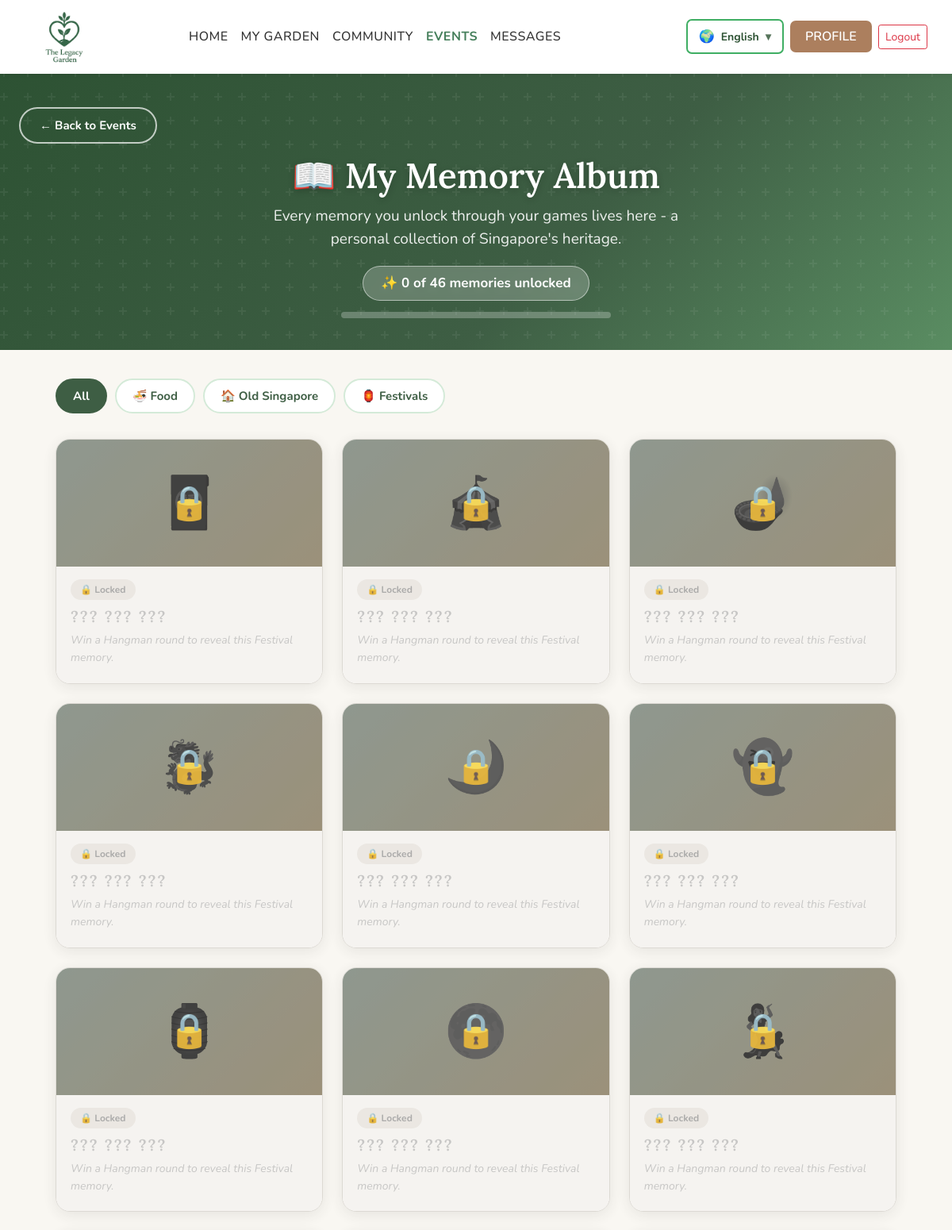
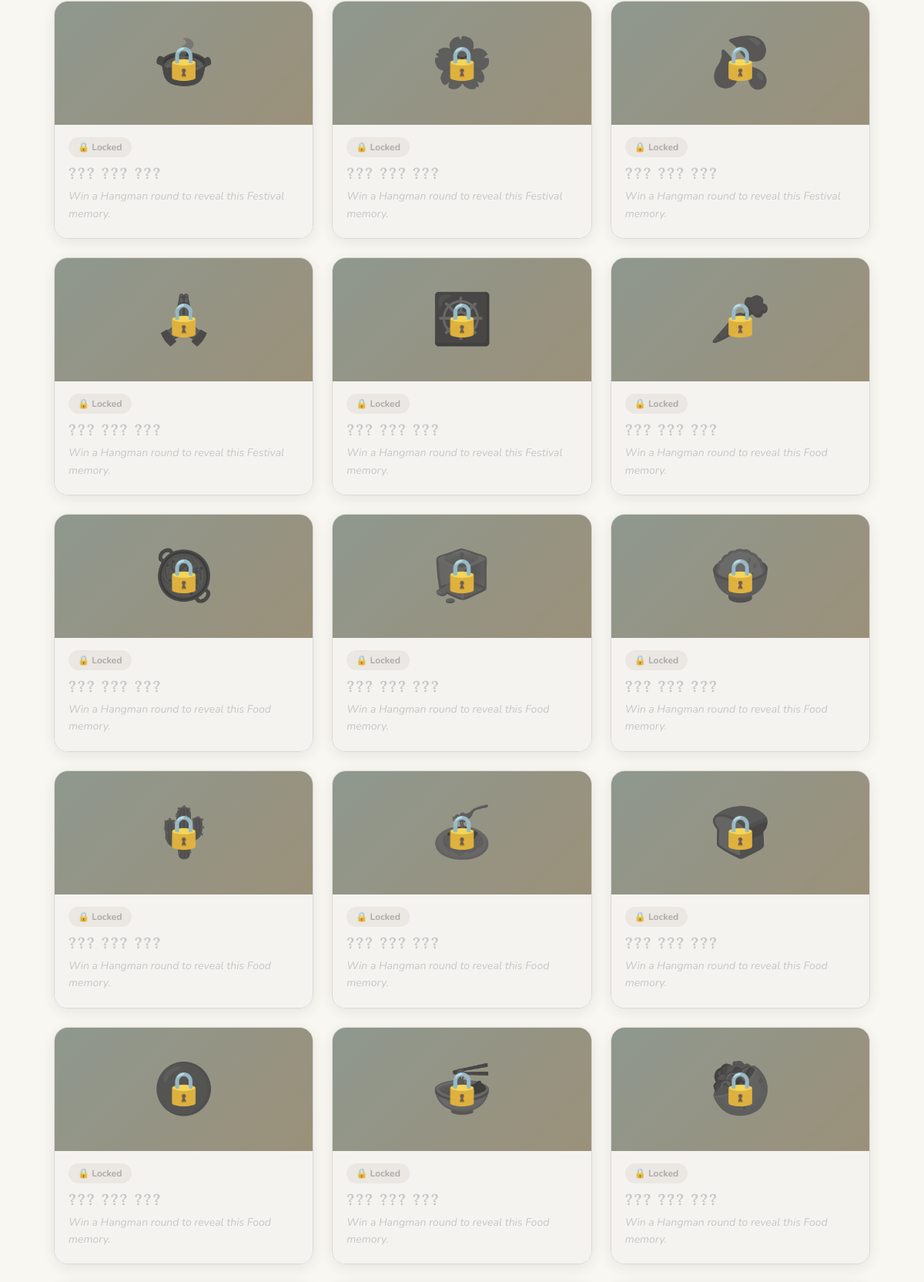
The app's page /memory_album (signed in, upper part) with its own data (2 pictures, top to bottom).
### tables this page shows
CREATE TABLE memory_cards (
                    id          INTEGER PRIMARY KEY AUTOINCREMENT,
                    memory_key  TEXT UNIQUE,
                    title       TEXT,
                    category    TEXT,
                    description TEXT,
                    emoji       TEXT
                , image_path TEXT);

### __init__.py (the view)
@app.route("/memory_album")
def memory_album():
    if "user_id" not in session:
        return redirect(url_for("login"))
    user_id = session["user_id"]
    conn = db_helper.get_connection()
    try:
        rows = conn.execute("""
            SELECT mc.memory_key, mc.title, mc.category, mc.description, mc.emoji,
                   mc.image_path,
                   umu.unlocked_at,
                   CASE WHEN umu.user_id IS NULL THEN 1 ELSE 0 END AS locked
            FROM memory_cards mc
            LEFT JOIN user_memory_unlocks umu
                ON mc.memory_key = umu.memory_key AND umu.user_id = ?
            ORDER BY locked ASC, umu.unlocked_at DESC, mc.category, mc.title
        """, (user_id,)).fetchall()
        total_cards = conn.execute("SELECT COUNT(*) FROM memory_cards").fetchone()[0]
        unlocked_count = conn.execute(
            "SELECT COUNT(*) FROM user_memory_unlocks WHERE user_id = ?", (user_id,)
        ).fetchone()[0]
        all_rows = [dict(r) for r in rows]
        unlocked = [c for c in all_rows if not c["locked"]]
        locked   = [c for c in all_rows if c["locked"]]
        unlocked.sort(key=lambda c: c["unlocked_at"] or "", reverse=True)
        all_cards = unlocked + locked
    finally:
        conn.close()
    conn2 = db_helper.get_connection()
    try:
        conn2.execute(
            "UPDATE user_memory_unlocks SET is_seen = 1 WHERE user_id = ? AND is_seen = 0",
            (user_id,)
        )
        conn2.commit()
    finally:
        conn2.close()
    return render_template(
        "events/memory_album.html",
        all_cards=all_cards,
        unlocked_count=unlocked_count,
        total_cards=total_cards
    )

### __init__.py (called while the page is built)
def get_locale():
    lang = session.get("lang", "en")
    if lang in ("zh_Hans", "zh-hans", "zh_hans", "zh"):
        return "zh_Hans"
    return "en"

### database.py (called while the page is built)
    def get_connection(self):
        BASE_DIR = os.path.dirname(os.path.abspath(__file__))
        DB_PATH = os.path.join(BASE_DIR, "legacygarden.db")
        print("✅ USING DB FILE:", DB_PATH)   # <--- add this
        conn = sqlite3.connect(DB_PATH)
        conn.row_factory = sqlite3.Row
        return conn

### templates/events/memory_album.html (shortened to what this page needs)
{% extends "base.html" %}
{% block content %}
<div class="album-hero">
  <div style="text-align:left; position:relative;">
    <a href="{{ url_for('events_home') }}" class="back-btn">← Back to Events</a>
  </div>
  <h1>📖 My Memory Album</h1>
  <p>Every memory you unlock through your games lives here - a personal collection of Singapore's heritage.</p>
  <div class="progress-pill">
    ✨ {{ unlocked_count }} of {{ total_cards }} memories unlocked
  </div>
  {% if total_cards and total_cards|int > 0 %}
    {% set pct = (unlocked_count|int * 100 / total_cards|int)|round(0, 'floor')|int %}
  {% else %}
    {% set pct = 0 %}
  {% endif %}
  <div class="progress-bar-wrap">
  </div>
</div>
<div class="album-body">
  {% if all_cards %}
    <div class="filter-bar">
      <button class="filter-btn active" onclick="filterCards('all', this)"> All</button>
      <button class="filter-btn" onclick="filterCards('Food', this)">🍜 Food</button>
      <button class="filter-btn" onclick="filterCards('Old Singapore', this)">🏠 Old Singapore</button>
      <button class="filter-btn" onclick="filterCards('Festival', this)">🏮 Festivals</button>
    </div>
    <div class="memory-grid" id="memory-grid">
      {% for card in all_cards %}
        {% set cat_class = {
            'Food': 'cat-food',
            'Old Singapore': 'cat-old-singapore',
            'Festival': 'cat-festival'
          }.get(card.category, 'cat-food') %}
        <div class="memory-card {% if card.locked %}locked{% endif %}" data-category="{{ card.category }}">
          <div class="card-banner-wrap">
            {% if card.image_path %}
              <div class="card-emoji-banner" style="display:none;">{{ card.emoji }}</div>
            {% else %}
              <div class="card-emoji-banner">{{ card.emoji }}</div>
            {% endif %}
            <div class="lock-overlay">🔒</div>
          </div>
          <div class="card-body">
            {% if card.locked %}
              <span class="locked-badge">🔒 Locked</span>
              <div class="card-title" style="color:#bbb; letter-spacing:2px;">??? ??? ???</div>
              <div class="card-desc" style="color:#bbb; font-style:italic;">
                Win a Hangman round to reveal this {{ card.category }} memory.
              </div>
            {% endif %}
          </div>
        </div>
      {% endfor %}
    </div>
  {% endif %}
</div>
{% endblock %}

### static/css/style.css (style rules this page uses)
html, body { width: 100%; max-width: 100%; overflow: visible; }
:root { --legacy-green: #457F5B; --legacy-beige: #f9f7f0; --text-dark: #333333; --border-light: #d6d6d6; }
body { font-family: 'Inter', sans-serif; background-color: var(--legacy-beige); color: var(--text-dark); margin: 0; min-height: 100vh; }
body { top: 0 !important; }
body { top: 0px !important; }

### templates/events/memory_album.html (style rules this page uses)
:root { --cream: #f9f7f2; --warm-white: #ffffff; --gold: #c9913d; --gold-light: #f0d9a8; --green: #3e5e44; --green-dark: #2D5233; --green-light: #d4ead8; --text: #333333; --muted: #7a6f63; --card-shadow: 0 4px 20px rgba(0,0,0,0.10); }
body { font-family: 'Nunito', sans-serif; background: var(--cream); color: var(--text); min-height: 100vh; margin: 0 !important; padding: 0 !important; }
.album-hero { background: linear-gradient(135deg, #2D5233 0%, #3e5e44 60%, #5a8d62 100%); padding: 48px 24px 40px; text-align: center; color: white; position: relative; overflow: hidden; width: 100vw; margin-left: calc(-50vw + 50%); margin-top: -30px !important; display: block; }
.album-hero::before { content: ""; position: absolute; inset: 0; pointer-events: none; }
.album-hero h1 { font-family: 'Lora', serif; font-size: clamp(28px, 5vw, 44px); font-weight: 600; margin-bottom: 10px; text-shadow: 0 2px 8px rgba(0,0,0,0.2); position: relative; }
.album-hero p { font-size: clamp(15px, 2.2vw, 19px); opacity: 0.9; max-width: 520px; margin: 0 auto; line-height: 1.5; position: relative; }
.progress-pill { display: inline-flex; align-items: center; gap: 8px; background: rgba(255,255,255,0.22); border: 1.5px solid rgba(255,255,255,0.5); border-radius: 50px; padding: 8px 22px; font-size: 17px; font-weight: 700; margin-top: 20px; backdrop-filter: blur(4px); position: relative; }
.progress-bar-wrap { max-width: 340px; margin: 14px auto 0; background: rgba(255,255,255,0.25); border-radius: 50px; height: 8px; overflow: hidden; position: relative; }
.album-body { max-width: 1100px; margin: 0 auto; padding: 36px 20px 60px; }
.back-btn { display: inline-flex; align-items: center; gap: 8px; background: transparent; color: white; border: 2px solid rgba(255,255,255,0.7); padding: 10px 24px; border-radius: 50px; font-family: 'Nunito', sans-serif; font-size: 15px; font-weight: 700; text-decoration: none; cursor: pointer; transition: background 0.2s, color 0.2s, transform 0.15s; margin-bottom: 14px; }
.filter-bar { display: flex; flex-wrap: wrap; gap: 10px; margin-bottom: 32px; }
.filter-btn { padding: 9px 20px; border-radius: 50px; border: 2px solid var(--green-light); background: var(--warm-white); color: var(--green); font-family: 'Nunito', sans-serif; font-size: 15px; font-weight: 700; cursor: pointer; transition: all 0.2s; }
.filter-btn:hover, .filter-btn.active { background: var(--green); border-color: var(--green); color: white; }
.memory-grid { display: grid; grid-template-columns: repeat(auto-fill, minmax(270px, 1fr)); gap: 24px; }
.memory-card { border-radius: 18px; overflow: hidden; transition: transform 0.2s, box-shadow 0.2s; border: 1.5px solid #e2ddd6; box-shadow: var(--card-shadow); background: var(--warm-white); }
.card-banner-wrap { position: relative; height: 160px; overflow: hidden; background: linear-gradient(135deg, var(--green-light) 0%, var(--gold-light) 100%); }
.card-emoji-banner { display: flex; align-items: center; justify-content: center; height: 100%; font-size: 64px; }
.lock-overlay { display: none; position: absolute; inset: 0; background: rgba(0,0,0,0.45); align-items: center; justify-content: center; font-size: 42px; color: rgba(255,255,255,0.95); }
.card-body { padding: 16px 18px 20px; }
.card-title { font-family: 'Lora', serif; font-size: 20px; font-weight: 600; color: var(--text); margin-bottom: 7px; line-height: 1.2; }
.card-desc { font-size: 14px; color: var(--muted); line-height: 1.6; }
.memory-card.locked { border-color: #d6d2cc; opacity: 0.80; }
.memory-card.locked .card-emoji-banner { filter: grayscale(100%) brightness(0.5); }
.memory-card.locked .card-body { background: #f5f3f0; }
.memory-card.locked .lock-overlay { display: flex; }
.locked-badge { display: inline-flex; align-items: center; gap: 5px; padding: 4px 12px; border-radius: 50px; font-size: 12px; font-weight: 700; background: #e8e4df; color: #999; margin-bottom: 9px; }

### records on screen
memory_cards: emoji "🧧", category "Festival"
memory_cards: emoji "🎪", category "Festival"
memory_cards: emoji "🪔", category "Festival"
memory_cards: emoji "🐉", category "Festival"
memory_cards: emoji "🌙", category "Festival"
memory_cards: emoji "👻", category "Festival"
memory_cards: emoji "🏮", category "Festival"
memory_cards: emoji "🌕", category "Festival"
memory_cards: emoji "💃", category "Festival"
memory_cards: emoji "🍲", category "Festival"
memory_cards: emoji "🌸", category "Festival"
memory_cards: emoji "💦", category "Festival"
memory_cards: emoji "🙏", category "Festival"
memory_cards: emoji "☸️", category "Festival"
memory_cards: emoji "🥕", category "Food"
memory_cards: emoji "🥘", category "Food"
memory_cards: emoji "🧊", category "Food"
memory_cards: emoji "🍚", category "Food"
memory_cards: emoji "🌵", category "Food"
memory_cards: emoji "🍝", category "Food"
memory_cards: emoji "🍞", category "Food"
memory_cards: emoji "🟢", category "Food"
memory_cards: emoji "🍜", category "Food"
memory_cards: emoji "🥙", category "Food"

### other values on screen
{{ unlocked_count }} "0"
{{ total_cards }} "46"
